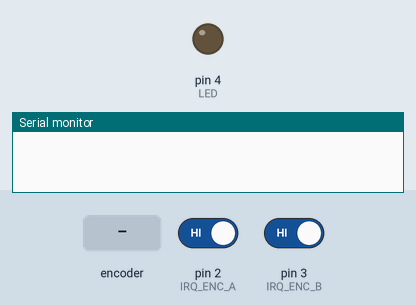
Simulated run of this sketch. Board: Arduino Nano, built with avr-gcc and run on an emulated ATmega328P. Parts: output pins drawn as LEDs (lit = HIGH), the last lines printed to the serial monitor. Inputs (shaded band) come from the test bench; at power-on: pin 2 (IRQ_ENC_A) HIGH, pin 3 (IRQ_ENC_B) HIGH.

Above: at 0.05 s.
At 1.2 s:
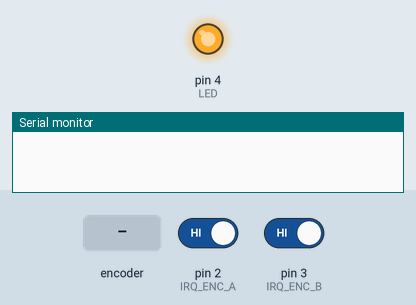
1.3 s: rotary encoder on pin 2 (IRQ_ENC_A) / pin 3 (IRQ_ENC_B) turned 1 step (first pin leading)
3.0 s: rotary encoder on pin 2 (IRQ_ENC_A) / pin 3 (IRQ_ENC_B) turned 1 step (first pin leading)
At 3.9 s:
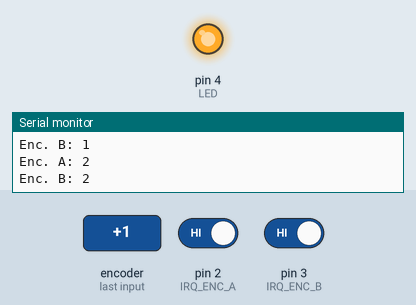
Timing chart, 0 to 6.0 s (numbered marks = the images above; inputs shaded):
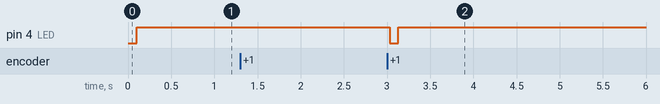

Measured:
- after the input at 3.0 s, pin 4 (LED): HIGH → LOW at once, → HIGH 0.10 s later

The sketch:

encoder_com_irq.ino
```cpp
/*
*    Exemplo referente a questão 1.5 de Atividades.txt
*
*  - Contagem de interrupções na barreira óptica dos encoders.
*  - O LED da placa sinaliza o estado dos encoders.
*
*    Objetivo: Detecção de eventos usando interrupção externa.
*
*/
/* ****************************************************************** */

#include <avr/io.h>
#include <avr/pgmspace.h>

/* ****************************************************************** */
/* *** Definições diversas ****************************************** */


#define SSPEED        115200   // Velocidade da interface serial

/* ****************************************************************** */
/* Estas são as conexões de hardware mapeadas aos pinos do Arduino ** */

#define LED         4      // Led conectado a uma saída digital

#define RADIO_CE    7      // Pino CE do módulo de rádio
#define RADIO_CS    8      // Pino CS do módulo do rádio
#define RADIO_A0   A4      // Bit 0 do end. do rádio (LOW = ligado)
#define RADIO_A1   A5      // Bit 1 do end. do rádio (LOW = ligado)

#define IRQ_ENC_A   2      // Pino de interrupção do Encoder A
#define IRQ_ENC_B   3      // Pino de interrupção do Encoder B
#define IRQ_RADIO   5      // Pino de interrupção do Rádio

#define HBRID_EN    6      // Habilita a ponte H (High)
#define MTR_AIN1   A2      // Bit 0 - Controle da ponte H do Motor A
#define MTR_AIN2   A3      // Bit 1 - Controle da ponte H do Motor A
#define MTR_BIN1   A1      // Bit 0 - Controle da ponte H do Motor B
#define MTR_BIN2   A0      // Bit 1 - Controle da ponte H do Motor B
#define MTR_PWMA    9      // Sinal de PWM para controle  do Motor A
#define MTR_PWMB   10      // Sinal de PWM para controle  do Motor B

#define VOLT_BAT   A7      // Tensão da bateria -> Vcc/10

/* ******************************************************************* */
/* Definições de estruturas de dados ( funcionais, status e controle ) */


typedef struct {
    uint32_t last_10ms   = 0;   // Controle das tarefas executadas a cada 10ms
    uint32_t last_100ms  = 0;   // Controle das tarefas executadas a cada 100ms
    uint32_t last_1000ms = 0;   // Controle das tarefas executadas a cada 1000ms
} TasksTCtr;

/* ******************************************************************* */
/* *** Variáveis globais e instanciações ***************************** */


TasksTCtr tasks;    // Contagem de tempo para execução de tarefas

uint16_t count_enc_a = 0;    // Contagem de quebra de barreira do encoder A
uint16_t count_enc_b = 0;    // Contagem de quebra de barreira do encoder B
uint16_t prev_enc_a = 0;     // Auxiliar - Mudança de estado de count_enc_a
uint16_t prev_enc_b = 0;     // Auxiliar - Mudança de estado de count_enc_b

/* ******************************************************************* */
/* *** Protótipos das funções **************************************** */

void task_irq_encoder_a( void );
void task_irq_encoder_b( void );


/* ******************************************************************* */
/* *** SETUP ********************************************************* */

void setup() {

    Serial.begin(115200); // Inicialização da com. serial

    pinMode(LED, OUTPUT); // Pino do LED como saída digital

    // Habilita int para o Encoder A no pino 2 do Arduino
    pinMode(IRQ_ENC_A, INPUT_PULLUP);
    attachInterrupt(0, task_irq_encoder_a, FALLING);

    // Habilita int para o Encoder B no pino 3 do Arduino
    pinMode(IRQ_ENC_B, INPUT_PULLUP);
    attachInterrupt(1, task_irq_encoder_b, FALLING);

}


/* ******************************************************************* */
/* *** LOOP PRINCIPAL ************************************************ */

void loop() {

    // ******************************************************* //
    // Tarefas que devem ser executadas em intervalos de 10ms
    if( (millis() - tasks.last_10ms) > 10 ){
        tasks.last_10ms = millis();


    }
    // ******************************************************* //
    // Tarefas que devem ser executadas em intervalos de 100ms
    if( (millis() - tasks.last_100ms) > 100 ){
        tasks.last_100ms = millis();

        // Teste do estado em IRQ_ENC_A ou IRQ_ENC_B
        if( digitalRead(IRQ_ENC_A) || digitalRead(IRQ_ENC_B))
             digitalWrite(LED, HIGH);
        else digitalWrite(LED, LOW);

        // Transmite apenas quando houve incremento na contagem
        // de quebras de barreira no Encoder A.
        if( count_enc_a > prev_enc_a ){
            prev_enc_a = count_enc_a;
            Serial.print("Enc. A: ");
            Serial.println(count_enc_a);
        }

        // Transmite apenas quando houve incremento na contagem
        // de quebras de barreira no Encoder B.
        if( count_enc_b > prev_enc_b ){
            prev_enc_b = count_enc_b;
            Serial.print("Enc. B: ");
            Serial.println(count_enc_b);
        }

    }
    // ******************************************************* //
    // Tarefas que devem ser executadas em intervalos de 1000ms
    if( (millis() - tasks.last_1000ms) > 1000 ){
        tasks.last_1000ms = millis();


    }
    // ******************************************************* //
}


/* ******************************************************************* */
/* *** FUNÇÕES (implementações) ************************************** */

/*  As funções que tratam pedidos de interrupção não devem receber
 *  argumentos nem possuir retorno. Devem ser enxutas, executando
 *  somente operações que são realmente necessárias. Deve-se evitar
 *  delays, rotinas de comunicação (como por ex. Serial) e loops
 *  demorados. As interrupçoes do uC são desabilitadas no início da
 *  rotina para evitar que ocorra outros pedidos de interrupção
 *  enquanto um está sendo atendido.
*/

// Trata a chamada de interrupção acionada pelo Encoder A
void task_irq_encoder_a(){

    noInterrupts();    // Desabilita todas as interrupções do uC
    count_enc_a++;     // Altera valor de uma variável global
    interrupts();      // Reabilita todas as interrupções do uC
}

// Trata a chamada de interrupção acionada pelo Encoder B
void task_irq_encoder_b(){

    noInterrupts();
    count_enc_b++;
    interrupts();
}

/* ****************************************************************** */
/* ****************************************************************** */
```
